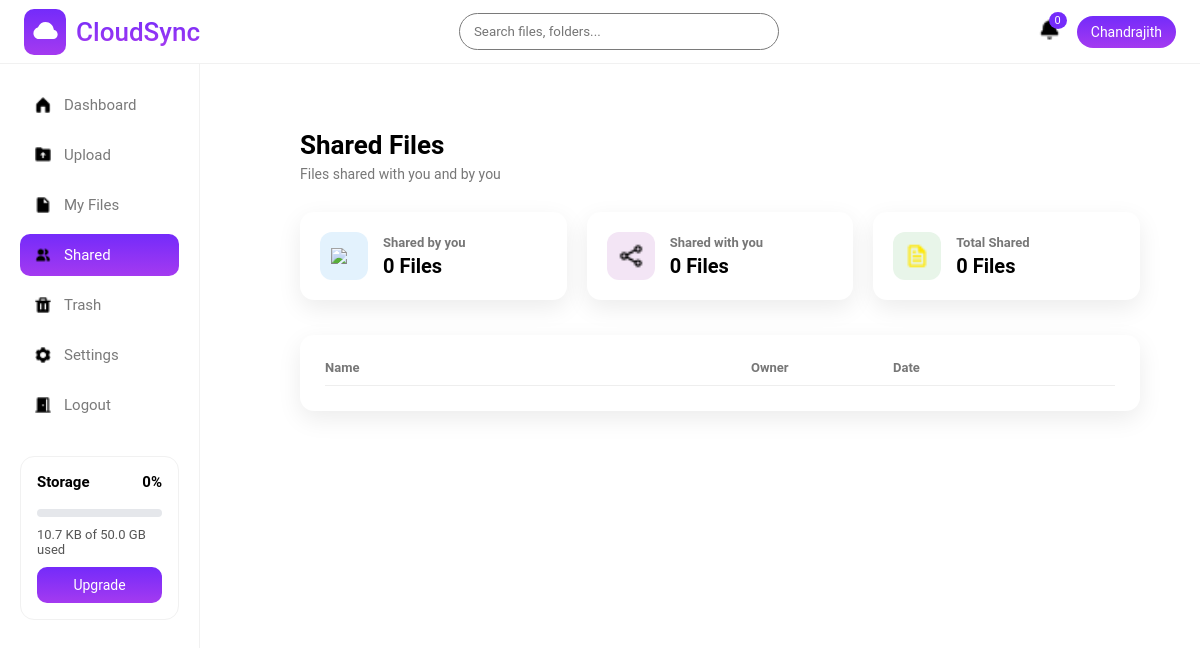
The page /user/shared/ (signed in) on the database as committed earlier.
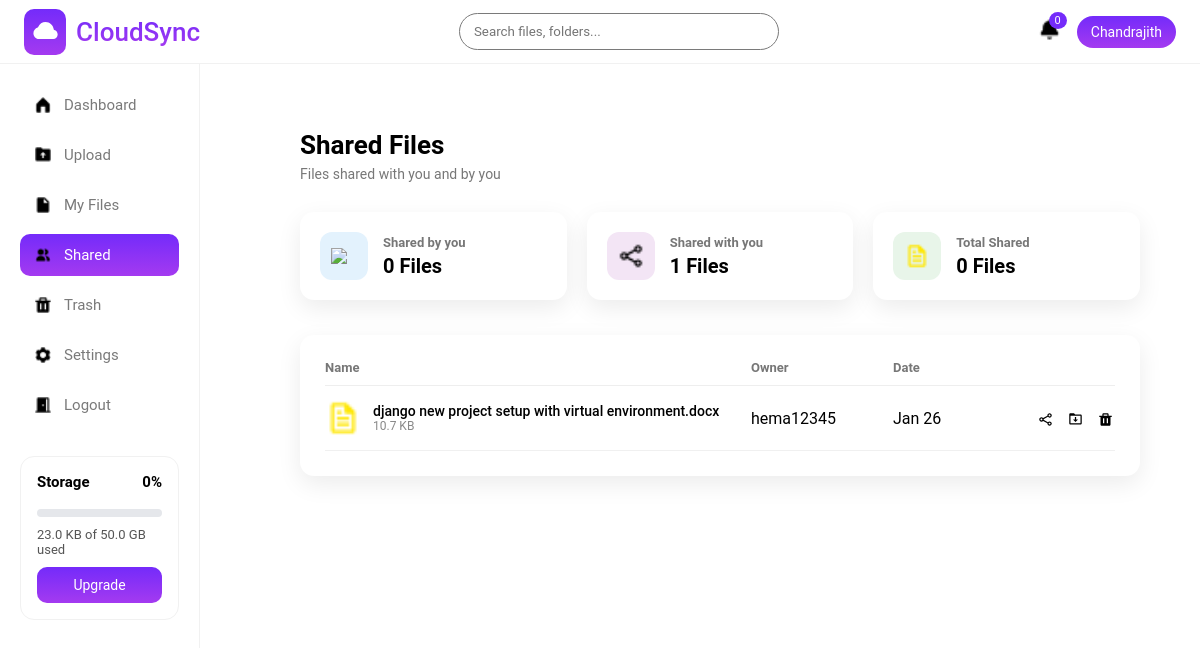
The same page on the database as committed later.
### storageapp/models.py (models this page shows, shortened)
class SharedFile(models.Model):
    file = models.ForeignKey(
        "CloudFile",
        on_delete=models.CASCADE,
        related_name="shared_entries"
    )
    owner = models.ForeignKey(
        User,
        on_delete=models.CASCADE,
        related_name="shared_by_me"
    )
    shared_with = models.ForeignKey(
        User,
        on_delete=models.CASCADE,
        related_name="shared_with_me"
    )
    shared_at = models.DateTimeField(auto_now_add=True)
    class Meta:
        unique_together = ("file", "shared_with")

class CloudFile(models.Model):
    FILE_TYPES = (
        ("image", "Image"),
        ("video", "Video"),
        ("document", "Document"),
        ("other", "Other"),
    )
    user = models.ForeignKey(settings.AUTH_USER_MODEL, on_delete=models.CASCADE)
    file_name = models.CharField(max_length=255)
    file_size = models.BigIntegerField()
    file_type = models.CharField(max_length=20, choices=FILE_TYPES)
    file_url = models.URLField(null=True, blank=True)
    uploaded_file = models.FileField(upload_to='cloud/',null=True)
    public_id = models.CharField(max_length=255,null=True)
    uploaded_at = models.DateTimeField(auto_now_add=True)
    is_deleted = models.BooleanField(default=False)
    deleted_at = models.DateTimeField(null=True, blank=True)

### accounts/models.py (models this page shows)
class User(AbstractUser):
    profile_picture = models.ImageField(null=True, blank=True, upload_to = profile_image_upload_path)
    phone = models.CharField(max_length=10, unique=True, null=True, blank=True)

### storageapp/views.py (the view)
# urls.py: path('shared/', shared_files, name='shared_files'),
def shared_files(request):
    if request.user.is_authenticated:
        if request.user.is_superuser:
            base_template = "adminpanel/admin_base.html"
        else:
            base_template = "storageapp/base.html"
        shared_with_me = SharedFile.objects.filter(
            shared_with=request.user,
            file__is_deleted=False
        ).select_related("file", "owner")
        shared_by_me = SharedFile.objects.filter(
            owner=request.user,
            file__is_deleted=False
        ).select_related("file", "shared_with")
        return render(request, "storageapp/shared.html", {
            "shared_with_me": shared_with_me,
            "shared_by_me": shared_by_me,
            "base_template": base_template,
        })
    else:
        next_url = reverse('storageapp:shared_files')
        request.session['next_url'] = next_url
        return redirect('accounts:signin_page')

### storageapp/context_processors.py (called while the page is built)
def storage_info(request):
    if not request.user.is_authenticated:
        return {}
    sub = UserSubscription.objects.select_related("plan").filter(user=request.user).first()
    used = (
        CloudFile.objects
        .filter(user=request.user, is_deleted=False)
        .aggregate(total=Sum("file_size"))["total"] or 0
    )
    limit = sub.plan.storage_limit
    storage_percent = min(
        int((used / limit) * 100) if limit else 0,
        100
    )
    return {
        "storage_used": used,
        "storage_limit": limit,
        "storage_percent": int((used / limit) * 100) if limit else 0,
        "current_plan": sub.plan,
        "storage_percent":storage_percent,
    }

### storageapp/templates/storageapp/shared.html (shortened to what this page needs)
{% extends base_template %}
{% load static %}
{% load humanize %}
{% block style %}
    <link rel="stylesheet" href="{% static 'css/shared.css' %}">
{% endblock %}
{% block content %}
<div class="shared-wrapper">
    <div class="shared-header">
        <h2>Shared Files</h2>
        <p>Files shared with you and by you</p>
    </div>
    <div class="shared-stats">
        <div class="stat-card">
            <div class="stat-icon blue">
                <img src="{% static 'images/users.png' %}">
            </div>
            <div class="stat-info">
                <h4>Shared by you</h4>
                <strong>{{ shared_by_me|length }} Files</strong>
            </div>
        </div>
        <div class="stat-card">
            <div class="stat-icon purple">
                <img src="{% static 'images/shareicon.png' %}">
            </div>
            <div class="stat-info">
                <h4>Shared with you</h4>
                <strong>{{ shared_with_me|length }} Files</strong>
            </div>
        </div>
        <div class="stat-card">
            <div class="stat-icon green">
                <img src="{% static 'images/file.png' %}">
            </div>
            <div class="stat-info">
                <h4>Total Shared</h4>
                <strong>{{ shared_by_me|length|add:shared_with_me|length }} Files</strong>
            </div>
        </div>
    </div>
    <div class="shared-table">
        <div class="shared-head">
            <span>Name</span>
            <span>Owner</span>
            <span>Date</span>
            <span></span>
        </div>
        {% for s in shared_with_me %}
        <div class="shared-row">
            <div class="shared-file">
                <img src="{% static 'images/file.png' %}">
                <div>
                    <div class="shared-file-name">{{ s.file.file_name }}</div>
                    <div class="shared-file-meta">
                        {{ s.file.file_size|filesizeformat }}
                    </div>
                </div>
            </div>
            <span>{{ s.owner.username }}</span>
            <span>{{ s.shared_at|date:"M d" }}</span>
            <div class="recent-actions">
                <a href="javascript:void(0)"
                    title="Share"
                    class="icon-btn"
                    onclick="openShareModal('{{ file.file_url }}')">
                        <img src="{% static 'images/shareicon.png' %}" alt="Share">
                </a>
                <a href="{% url 'storageapp:download_file' s.file.id %}" class="icon-btn">
                    <img src="{% static 'images/download.png' %}">
                </a>
                <button onclick="removeShared('{{ s.id }}')" title="Remove" class="icon-btn">
                    <img src="{% static 'images/trash.png' %}">
                </button>
            </div>
        </div>
        {% endfor %}
    </div>
</div>
{% endblock %}

### storageapp/templates/adminpanel/admin_base.html (shortened to what this page needs)
{% load static %}
<!DOCTYPE html>
<html lang="en">
<head>
    <link rel="stylesheet" href="{% static 'css/common.css' %}">
    <link rel="stylesheet" href="{% static 'css/base.css' %}">
    {% block style %}
    {% endblock %}
</head>
<body>
<div class="header">
    <div class="logoarea">
        <div class="logoimage">
            <img src="{% static 'images/cloud.png' %}" alt="logoimage">
        </div>
        <div class="logotext">CloudSync</div>
    </div>
    {% if request.resolver_match.url_name == 'dashboard' or request.resolver_match.url_name == 'shared_files' or request.resolver_match.url_name == 'myfiles' %}
    <form onsubmit="return false;" class="global-search">
        <div class="search-box">
        <input
            type="text"
            id="globalSearchInput"
            placeholder="Search files, folders..."
        >
        </div>
    </form>
    {% endif %}
    <div class="header-right">
        <div class="notification"><img src="{% static 'images/bell.png' %}" alt="" srcset=""><span>0</span></div>
        <div class="user-pill">{{ request.user.first_name|default:request.user.username }}</div>
    </div>
</div>
<div class="sidebar">
    <a href="{% url 'storageapp:admin_dashboard' %}" class="nav-item {% if request.resolver_match.url_name == 'admin_dashboard' %}active{% endif %}"><img src="{% static 'images/dashboard.png' %}" alt=""> Dashboard</a>
    <a href="{% url 'storageapp:upload_page' %}" class="nav-item {% if request.resolver_match.url_name == 'upload_page' %}active{% endif %}"><img src="{% static 'images/upload.png' %}" alt=""> Upload</a>
    <a href="{% url 'storageapp:myfiles' %}" class="nav-item {% if request.resolver_match.url_name == 'myfiles' %}active{% endif %}"><img src="{% static 'images/myfile.png' %}" alt=""> My Files</a>
    <a href="{% url 'storageapp:shared_files' %}" class="nav-item {% if request.resolver_match.url_name == 'shared_files' %}active{% endif %}"><img src="{% static 'images/share.png' %}" alt=""> Shared</a>
    <a href="{% url 'storageapp:trash' %}" class="nav-item {% if request.resolver_match.url_name == 'trash' %}active{% endif %}"><img src="{% static 'images/trash.png' %}" alt=""> Trash</a>
    <a href="{% url 'storageapp:settings_page' %}" class="nav-item {% if request.resolver_match.url_name == 'settings' %}active{% endif %}"><img src="{% static 'images/settings.png' %}" alt=""> Settings</a>
    <a href="{% url 'accounts:user_logout' %}" class="nav-item"><img src="{% static 'images/logout.png' %}" alt=""> Logout</a>
    <div class="storage-box">
        <div style="display:flex;justify-content:space-between">
            <strong>Storage</strong>
            <strong>{{ storage_percent }}%</strong>
        </div>
        <div class="progressbar">
        </div>
        <p>
            {{ storage_used|filesizeformat }}
            of
            {{ storage_limit|filesizeformat }}
            used
        </p>
        {% if current_plan.name != "Business" %}
            <a href="{% url 'subscriptions:upgrade_page' %}" class="upgrade-btn">
                Upgrade
            </a>
        {% endif %}
    </div>
</div>
<div class="main">
    {% block content %}
    {% endblock %}
</div>
</body>
</html>

Rows that differ between the two databases and show on the page:
added SharedFile: file.file_name "django new project setup with virtual environment.docx", file.file_size|filesizeformat "10.7 KB", owner.username "hema12345", shared_at "Jan 26"
Other text that changed with them:
{{ storage_used|filesizeformat }}: "10.7 KB" → "23.0 KB"
{{ shared_with_me|length }}: "0" → "1"
